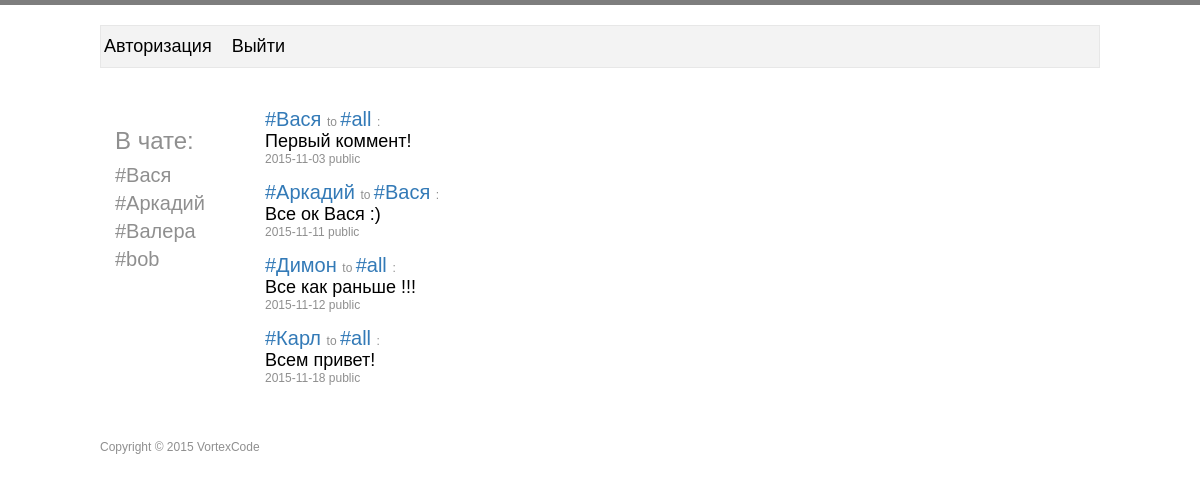
The page / on the database its author committed.
### tables this page shows
CREATE TABLE IF NOT EXISTS `user` (
  `id_user` int(11) NOT NULL AUTO_INCREMENT,
  `name` text NOT NULL,
  `status` text NOT NULL,
  PRIMARY KEY (`id_user`)
);

CREATE TABLE IF NOT EXISTS `comm` (
  `id` int(11) NOT NULL AUTO_INCREMENT,
  `name` text NOT NULL,
  `recipient` text NOT NULL,
  `comment` text NOT NULL,
  `comment_type` text NOT NULL,
  `date` date NOT NULL,
  PRIMARY KEY (`id`)
);

### msql.php (called while the page is built, shortened)
<?
class M_MSQL
{
	private static $instance;
	public static function Instance()
	{
		if (self::$instance == null)
			self::$instance = new M_MSQL();
		return self::$instance;
	}
	private function __construct()
	{
		$hostname = 'localhost';
		$username = 'enutinru_den2';
		$password = 'test040883';
		$dbName = 'enutinru_chat';
	}
	public function Select($query)
	{
		$result = mysql_query($query) or die(mysql_error());
		$n = mysql_num_rows($result);
		$arr = array();
		for($i = 0; $i < $n; $i++)
		{
			$row = mysql_fetch_assoc($result);
			$arr[] = $row;
		}
		return $arr;
	}
}

### backend.php (called while the page is built, shortened)
<?php
require("msql.php");
class Backend extends M_MSQL
{
	private $msql;
	public function __construct()
	{
		$this->msql = M_MSQL::Instance();
	}
	public function get_comment($user_name)
	{
		if ($user_name == ""){
			$query = "SELECT * FROM comm WHERE comment_type = 'public' ORDER BY date LIMIT 10";
			$res = ($this -> msql -> Select($query));
			return $res;
		}
		else {
			$query = "SELECT * FROM comm WHERE comment_type = 'public' OR name = '$user_name' OR recipient = '$user_name' ORDER BY date LIMIT 10";
			$res = ($this -> msql -> Select($query));
			return $res;
		}
	}
	public function get_user_online()
	{
		$query = "SELECT * FROM user WHERE status = 'online' AND name NOT LIKE '#all'";
		$res = ($this -> msql -> Select($query));
		return $res;
	}
}
$obj = new Backend;
$user_name = $_COOKIE["username"];
$res_arr = $obj -> get_comment($user_name);
$users_online = $obj -> get_user_online();
?>

### index.php (the view, shortened to what this page needs)
<?php
require("backend.php");
?>
<!doctype html>
<html>
<head>
	<link href="style/bootstrap.css" rel="stylesheet">
	<link rel="stylesheet" href="style/style.css" type="text/css">
</head>
<body>
	<div class="main">
		<header class="nav">
			<a id="nav-autorization" href="#">Авторизация</a>
			<a id="nav-exit" href="#">Выйти</a>
		</header>
		<div class="container">
			<div class="container-left-sidebar">
				<h3>В чате:</h3>
				<?for ($i = 0; $i < count($users_online); $i++):?>
					<div><?=$users_online[$i]["name"];?></div>
				<?endfor;?>
			</div>
			<div class="container-chat-field">
				<?foreach ($res_arr as $message): ?>
					<div class="chat-field-block <?=$message["comment_type"];?>">
						<a class="chat-field-link" href="#"><?=$message["name"];?>
						</a>
						to <a class="chat-field-recipient" href="#"> <?=$message["recipient"];?>
						</a>:<br/>
						<div class="chat-field-text"><?=$message["comment"];?></div>
						<span class="chat-field-date"><?=$message["date"];?></span>
						<span class="chat-field-comment-type"><?=$message["comment_type"];?></span>
					</div>
				<?endforeach;?>
			</div>
		</div>
	</div>
	<footer class="footer">
		<p class="copy">Copyright &copy; 2015 VortexCode </p>
	</footer>
</body>
</html>

### style/style.css (style rules this page uses)
body { color: #8f8f8f; font: 12px Tahoma, sans-serif; border-top: 5px solid #7e7e7e; margin: 0; }
a { text-decoration:none; }
.main { max-width:1000px; margin:10px auto; }
header { display:flex; background: #f3f3f3; border: 1px solid #e7e7e7; margin-top:20px; justify-content:flex-start; }
.nav { padding: 10px 3px; }
.nav a { color:#000; font-size:18px; margin-right:20px; }
.container { display:flex; width:100%; justify-content:flex-start; margin-top:40px; }
.container-left-sidebar { width:150px; }
.container-left-sidebar div { font-size:20px; margin-bottom:5px; }
.chat-field-block { margin-bottom:15px; }
.chat-field-link, .chat-field-recipient, .chat-field-text { font-size:20px; }
.chat-field-text { color:#000; font-size:18px; }
.footer { max-width:1000px; margin:40px auto; }

### rows shown on the page
user: name "#Вася"
user: name "#Аркадий"
user: name "#Валера"
user: name "#bob"
comm: name "#Вася", recipient "#all", comment "Первый коммент!", date "2015-11-03", comment_type "public"
comm: name "#Аркадий", recipient "#Вася", comment "Все ок Вася :)", date "2015-11-11", comment_type "public"
comm: name "#Димон", recipient "#all", comment "Все как раньше !!!", date "2015-11-12", comment_type "public"
comm: name "#Карл", recipient "#all", comment "Всем привет!", date "2015-11-18", comment_type "public"
